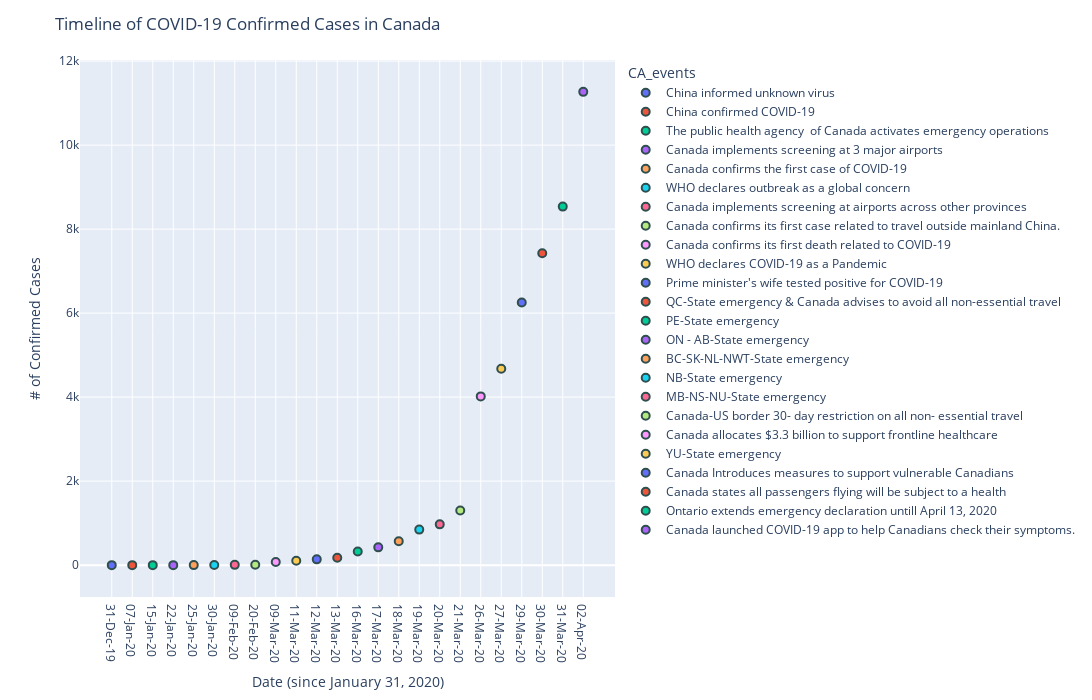

Notebook code for this chart:
### Code cell
# plotted the timeline X = date vs Y = confirmed cases based on at the day of event.

fig = px.scatter(events, x='Date', y='Confirmed', size_max = 14, hover_name = 'CA_events', color ='CA_events')
fig.update_traces(marker=dict(size=8,line=dict(width =2, color ='DarkSlateGrey')),
                 selector=dict(mode='markers')),
fig.update_layout(uniformtext_minsize=5,uniformtext_mode='hide',
        title="Timeline of COVID-19 Confirmed Cases in Canada", 
        width =1200,
        height=700,
        xaxis_title =" Date (since January 31, 2020)",
        yaxis_title = "# of Confirmed Cases"),
        #xaxis.set_major_formatter(mdates.DateFormatter('%b %d')
py.offline.iplot(fig)

### Figure 1 — Plotly figure (JSON) as saved in the notebook; plotly's stock layout.template omitted (floating-point values rounded to 4 significant figures)
{"data": [{"hovertemplate": "<b>%{hovertext}</b><br><br>CA_events=China informed unknown virus<br>Date=%{x}<br>Confirmed=%{y}<extra></extra>", "hovertext": ["China informed unknown virus"], "legendgroup": "China informed unknown virus", "marker": {"color": "#636efa", "line": {"color": "DarkSlateGrey", "width": 2}, "size": 8, "symbol": "circle"}, "mode": "markers", "name": "China informed unknown virus", "showlegend": true, "type": "scatter", "x": ["31-Dec-19"], "xaxis": "x", "y": [0], "yaxis": "y"}, {"hovertemplate": "<b>%{hovertext}</b><br><br>CA_events=China confirmed COVID-19<br>Date=%{x}<br>Confirmed=%{y}<extra></extra>", "hovertext": ["China confirmed COVID-19"], "legendgroup": "China confirmed COVID-19", "marker": {"color": "#EF553B", "line": {"color": "DarkSlateGrey", "width": 2}, "size": 8, "symbol": "circle"}, "mode": "markers", "name": "China confirmed COVID-19", "showlegend": true, "type": "scatter", "x": ["07-Jan-20"], "xaxis": "x", "y": [0], "yaxis": "y"}, {"hovertemplate": "<b>%{hovertext}</b><br><br>CA_events=The public health agency  of Canada activates emergency operations<br>Date=%{x}<br>Confirmed=%{y}<extra></extra>", "hovertext": ["The public health agency  of Canada activates emergency operations"], "legendgroup": "The public health agency  of Canada activates emergency operations", "marker": {"color": "#00cc96", "line": {"color": "DarkSlateGrey", "width": 2}, "size": 8, "symbol": "circle"}, "mode": "markers", "name": "The public health agency  of Canada activates emergency operations", "showlegend": true, "type": "scatter", "x": ["15-Jan-20"], "xaxis": "x", "y": [0], "yaxis": "y"}, {"hovertemplate": "<b>%{hovertext}</b><br><br>CA_events=Canada implements screening at 3 major airports<br>Date=%{x}<br>Confirmed=%{y}<extra></extra>", "hovertext": ["Canada implements screening at 3 major airports"], "legendgroup": "Canada implements screening at 3 major airports", "marker": {"color": "#ab63fa", "line": {"color": "DarkSlateGrey", "width": 2}, "size": 8, "symbol": "circle"}, "mode": "markers", "name": "Canada implements screening at 3 major airports", "showlegend": true, "type": "scatter", "x": ["22-Jan-20"], "xaxis": "x", "y": [0], "yaxis": "y"}, {"hovertemplate": "<b>%{hovertext}</b><br><br>CA_events=Canada confirms the first case of COVID-19<br>Date=%{x}<br>Confirmed=%{y}<extra></extra>", "hovertext": ["Canada confirms the first case of COVID-19"], "legendgroup": "Canada confirms the first case of COVID-19", "marker": {"color": "#FFA15A", "line": {"color": "DarkSlateGrey", "width": 2}, "size": 8, "symbol": "circle"}, "mode": "markers", "name": "Canada confirms the first case of COVID-19", "showlegend": true, "type": "scatter", "x": ["25-Jan-20"], "xaxis": "x", "y": [1], "yaxis": "y"}, {"hovertemplate": "<b>%{hovertext}</b><br><br>CA_events=WHO declares outbreak as a global concern<br>Date=%{x}<br>Confirmed=%{y}<extra></extra>", "hovertext": ["WHO declares outbreak as a global concern"], "legendgroup": "WHO declares outbreak as a global concern", "marker": {"color": "#19d3f3", "line": {"color": "DarkSlateGrey", "width": 2}, "size": 8, "symbol": "circle"}, "mode": "markers", "name": "WHO declares outbreak as a global concern", "showlegend": true, "type": "scatter", "x": ["30-Jan-20"], "xaxis": "x", "y": [4], "yaxis": "y"}, {"hovertemplate": "<b>%{hovertext}</b><br><br>CA_events=Canada implements screening at airports across other provinces<br>Date=%{x}<br>Confirmed=%{y}<extra></extra>", "hovertext": ["Canada implements screening at airports across other provinces"], "legendgroup": "Canada implements screening at airports across other provinces", "marker": {"color": "#FF6692", "line": {"color": "DarkSlateGrey", "width": 2}, "size": 8, "symbol": "circle"}, "mode": "markers", "name": "Canada implements screening at airports across other provinces", "showlegend": true, "type": "scatter", "x": ["09-Feb-20"], "xaxis": "x", "y": [7], "yaxis": "y"}, {"hovertemplate": "<b>%{hovertext}</b><br><br>CA_events=Canada confirms its first case related to travel outside mainland China.<br>Date=%{x}<br>Confirmed=%{y}<extra></extra>", "hovertext": ["Canada confirms its first case related to travel outside mainland China."], "legendgroup": "Canada confirms its first case related to travel outside mainland China.", "marker": {"color": "#B6E880", "line": {"color": "DarkSlateGrey", "width": 2}, "size": 8, "symbol": "circle"}, "mode": "markers", "name": "Canada confirms its first case related to travel outside mainland China.", "showlegend": true, "type": "scatter", "x": ["20-Feb-20"], "xaxis": "x", "y": [9], "yaxis": "y"}, {"hovertemplate": "<b>%{hovertext}</b><br><br>CA_events=Canada confirms its first death related to COVID-19<br>Date=%{x}<br>Confirmed=%{y}<extra></extra>", "hovertext": ["Canada confirms its first death related to COVID-19"], "legendgroup": "Canada confirms its first death related to COVID-19", "marker": {"color": "#FF97FF", "line": {"color": "DarkSlateGrey", "width": 2}, "size": 8, "symbol": "circle"}, "mode": "markers", "name": "Canada confirms its first death related to COVID-19", "showlegend": true, "type": "scatter", "x": ["09-Mar-20"], "xaxis": "x", "y": [77], "yaxis": "y"}, {"hovertemplate": "<b>%{hovertext}</b><br><br>CA_events=WHO declares COVID-19 as a Pandemic<br>Date=%{x}<br>Confirmed=%{y}<extra></extra>", "hovertext": ["WHO declares COVID-19 as a Pandemic"], "legendgroup": "WHO declares COVID-19 as a Pandemic", "marker": {"color": "#FECB52", "line": {"color": "DarkSlateGrey", "width": 2}, "size": 8, "symbol": "circle"}, "mode": "markers", "name": "WHO declares COVID-19 as a Pandemic", "showlegend": true, "type": "scatter", "x": ["11-Mar-20"], "xaxis": "x", "y": [103], "yaxis": "y"}, {"hovertemplate": "<b>%{hovertext}</b><br><br>CA_events=Prime minister's wife tested positive for COVID-19<br>Date=%{x}<br>Confirmed=%{y}<extra></extra>", "hovertext": ["Prime minister's wife tested positive for COVID-19"], "legendgroup": "Prime minister's wife tested positive for COVID-19", "marker": {"color": "#636efa", "line": {"color": "DarkSlateGrey", "width": 2}, "size": 8, "symbol": "circle"}, "mode": "markers", "name": "Prime minister's wife tested positive for COVID-19", "showlegend": true, "type": "scatter", "x": ["12-Mar-20"], "xaxis": "x", "y": [138], "yaxis": "y"}, {"hovertemplate": "<b>%{hovertext}</b><br><br>CA_events=QC-State emergency & Canada advises to avoid all non-essential travel<br>Date=%{x}<br>Confirmed=%{y}<extra></extra>", "hovertext": ["QC-State emergency & Canada advises to avoid all non-essential travel"], "legendgroup": "QC-State emergency & Canada advises to avoid all non-essential travel", "marker": {"color": "#EF553B", "line": {"color": "DarkSlateGrey", "width": 2}, "size": 8, "symbol": "circle"}, "mode": "markers", "name": "QC-State emergency & Canada advises to avoid all non-essential travel", "showlegend": true, "type": "scatter", "x": ["13-Mar-20"], "xaxis": "x", "y": [176], "yaxis": "y"}, {"hovertemplate": "<b>%{hovertext}</b><br><br>CA_events=PE-State emergency<br>Date=%{x}<br>Confirmed=%{y}<extra></extra>", "hovertext": ["PE-State emergency"], "legendgroup": "PE-State emergency", "marker": {"color": "#00cc96", "line": {"color": "DarkSlateGrey", "width": 2}, "size": 8, "symbol": "circle"}, "mode": "markers", "name": "PE-State emergency", "showlegend": true, "type": "scatter", "x": ["16-Mar-20"], "xaxis": "x", "y": [324], "yaxis": "y"}, {"hovertemplate": "<b>%{hovertext}</b><br><br>CA_events=ON - AB-State emergency<br>Date=%{x}<br>Confirmed=%{y}<extra></extra>", "hovertext": ["ON - AB-State emergency"], "legendgroup": "ON - AB-State emergency", "marker": {"color": "#ab63fa", "line": {"color": "DarkSlateGrey", "width": 2}, "size": 8, "symbol": "circle"}, "mode": "markers", "name": "ON - AB-State emergency", "showlegend": true, "type": "scatter", "x": ["17-Mar-20"], "xaxis": "x", "y": [424], "yaxis": "y"}, {"hovertemplate": "<b>%{hovertext}</b><br><br>CA_events=BC-SK-NL-NWT-State emergency<br>Date=%{x}<br>Confirmed=%{y}<extra></extra>", "hovertext": ["BC-SK-NL-NWT-State emergency"], "legendgroup": "BC-SK-NL-NWT-State emergency", "marker": {"color": "#FFA15A", "line": {"color": "DarkSlateGrey", "width": 2}, "size": 8, "symbol": "circle"}, "mode": "markers", "name": "BC-SK-NL-NWT-State emergency", "showlegend": true, "type": "scatter", "x": ["18-Mar-20"], "xaxis": "x", "y": [569], "yaxis": "y"}, {"hovertemplate": "<b>%{hovertext}</b><br><br>CA_events=NB-State emergency<br>Date=%{x}<br>Confirmed=%{y}<extra></extra>", "hovertext": ["NB-State emergency"], "legendgroup": "NB-State emergency", "marker": {"color": "#19d3f3", "line": {"color": "DarkSlateGrey", "width": 2}, "size": 8, "symbol": "circle"}, "mode": "markers", "name": "NB-State emergency", "showlegend": true, "type": "scatter", "x": ["19-Mar-20"], "xaxis": "x", "y": [846], "yaxis": "y"}, {"hovertemplate": "<b>%{hovertext}</b><br><br>CA_events=MB-NS-NU-State emergency<br>Date=%{x}<br>Confirmed=%{y}<extra></extra>", "hovertext": ["MB-NS-NU-State emergency"], "legendgroup": "MB-NS-NU-State emergency", "marker": {"color": "#FF6692", "line": {"color": "DarkSlateGrey", "width": 2}, "size": 8, "symbol": "circle"}, "mode": "markers", "name": "MB-NS-NU-State emergency", "showlegend": true, "type": "scatter", "x": ["20-Mar-20"], "xaxis": "x", "y": [971], "yaxis": "y"}, {"hovertemplate": "<b>%{hovertext}</b><br><br>CA_events=Canada-US border 30- day restriction on all non- essential travel<br>Date=%{x}<br>Confirmed=%{y}<extra></extra>", "hovertext": ["Canada-US border 30- day restriction on all non- essential travel"], "legendgroup": "Canada-US border 30- day restriction on all non- essential travel", "marker": {"color": "#B6E880", "line": {"color": "DarkSlateGrey", "width": 2}, "size": 8, "symbol": "circle"}, "mode": "markers", "name": "Canada-US border 30- day restriction on all non- essential travel", "showlegend": true, "type": "scatter", "x": ["21-Mar-20"], "xaxis": "x", "y": [1302], "yaxis": "y"}, {"hovertemplate": "<b>%{hovertext}</b><br><br>CA_events=Canada allocates $3.3 billion to support frontline healthcare<br>Date=%{x}<br>Confirmed=%{y}<extra></extra>", "hovertext": ["Canada allocates $3.3 billion to support frontline healthcare"], "legendgroup": "Canada allocates $3.3 billion to support frontline healthcare", "marker": {"color": "#FF97FF", "line": {"color": "DarkSlateGrey", "width": 2}, "size": 8, "symbol": "circle"}, "mode": "markers", "name": "Canada allocates $3.3 billion to support frontline healthcare", "showlegend": true, "type": "scatter", "x": ["26-Mar-20"], "xaxis": "x", "y": [4018], "yaxis": "y"}, {"hovertemplate": "<b>%{hovertext}</b><br><br>CA_events=YU-State emergency<br>Date=%{x}<br>Confirmed=%{y}<extra></extra>", "hovertext": ["YU-State emergency"], "legendgroup": "YU-State emergency", "marker": {"color": "#FECB52", "line": {"color": "DarkSlateGrey", "width": 2}, "size": 8, "symbol": "circle"}, "mode": "markers", "name": "YU-State emergency", "showlegend": true, "type": "scatter", "x": ["27-Mar-20"], "xaxis": "x", "y": [4675], "yaxis": "y"}, {"hovertemplate": "<b>%{hovertext}</b><br><br>CA_events=Canada Introduces measures to support vulnerable Canadians<br>Date=%{x}<br>Confirmed=%{y}<extra></extra>", "hovertext": ["Canada Introduces measures to support vulnerable Canadians"], "legendgroup": "Canada Introduces measures to support vulnerable Canadians", "marker": {"color": "#636efa", "line": {"color": "DarkSlateGrey", "width": 2}, "size": 8, "symbol": "circle"}, "mode": "markers", "name": "Canada Introduces measures to support vulnerable Canadians", "showlegend": true, "type": "scatter", "x": ["29-Mar-20"], "xaxis": "x", "y": [6255], "yaxis": "y"}, {"hovertemplate": "<b>%{hovertext}</b><br><br>CA_events=Canada states all passengers flying will be subject to a health<br>Date=%{x}<br>Confirmed=%{y}<extra></extra>", "hovertext": ["Canada states all passengers flying will be subject to a health"], "legendgroup": "Canada states all passengers flying will be subject to a health", "marker": {"color": "#EF553B", "line": {"color": "DarkSlateGrey", "width": 2}, "size": 8, "symbol": "circle"}, "mode": "markers", "name": "Canada states all passengers flying will be subject to a health", "showlegend": true, "type": "scatter", "x": ["30-Mar-20"], "xaxis": "x", "y": [7424], "yaxis": "y"}, {"hovertemplate": "<b>%{hovertext}</b><br><br>CA_events=Ontario extends emergency declaration untill April 13, 2020<br>Date=%{x}<br>Confirmed=%{y}<extra></extra>", "hovertext": ["Ontario extends emergency declaration untill April 13, 2020"], "legendgroup": "Ontario extends emergency declaration untill April 13, 2020", "marker": {"color": "#00cc96", "line": {"color": "DarkSlateGrey", "width": 2}, "size": 8, "symbol": "circle"}, "mode": "markers", "name": "Ontario extends emergency declaration untill April 13, 2020", "showlegend": true, "type": "scatter", "x": ["31-Mar-20"], "xaxis": "x", "y": [8536], "yaxis": "y"}, {"hovertemplate": "<b>%{hovertext}</b><br><br>CA_events=Canada launched COVID-19 app to help Canadians check their symptoms.<br>Date=%{x}<br>Confirmed=%{y}<extra></extra>", "hovertext": ["Canada launched COVID-19 app to help Canadians check their symptoms."], "legendgroup": "Canada launched COVID-19 app to help Canadians check their symptoms.", "marker": {"color": "#ab63fa", "line": {"color": "DarkSlateGrey", "width": 2}, "size": 8, "symbol": "circle"}, "mode": "markers", "name": "Canada launched COVID-19 app to help Canadians check their symptoms.", "showlegend": true, "type": "scatter", "x": ["02-Apr-20"], "xaxis": "x", "y": [11268], "yaxis": "y"}], "layout": {"height": 700, "legend": {"title": {"text": "CA_events"}, "tracegroupgap": 0}, "margin": {"t": 60}, "title": {"text": "Timeline of COVID-19 Confirmed Cases in Canada"}, "uniformtext": {"minsize": 5, "mode": "hide"}, "width": 1200, "xaxis": {"anchor": "y", "domain": [0, 1], "title": {"text": " Date (since January 31, 2020)"}}, "yaxis": {"anchor": "x", "domain": [0, 1], "title": {"text": "# of Confirmed Cases"}}}}
